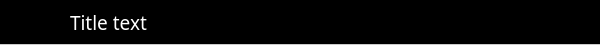
<?xml version="1.0" encoding="UTF-8"?>
<ui version="4.0">
 <class>widget</class>
 <widget class="QWidget" name="widget">
  <property name="geometry">
   <rect>
    <x>0</x>
    <y>0</y>
    <width>600</width>
    <height>45</height>
   </rect>
  </property>
  <property name="windowTitle">
   <string>Form</string>
  </property>
  <property name="styleSheet">
   <string notr="true">#widget {
	background: black;
	border-bottom: 1px solid #CCC
}

* {
	color: white
}</string>
  </property>
  <widget class="QLabel" name="label_folder">
   <property name="geometry">
    <rect>
     <x>10</x>
     <y>10</y>
     <width>25</width>
     <height>25</height>
    </rect>
   </property>
   <property name="font">
    <font>
     <family>Avenir Next LT Pro</family>
     <pointsize>14</pointsize>
    </font>
   </property>
   <property name="styleSheet">
    <string notr="true">color: #CCC</string>
   </property>
   <property name="text">
    <string/>
   </property>
   <property name="pixmap">
    <pixmap resource="../res/main.qrc">:/images/folder.svg</pixmap>
   </property>
   <property name="scaledContents">
    <bool>true</bool>
   </property>
   <property name="alignment">
    <set>Qt::AlignCenter</set>
   </property>
  </widget>
  <widget class="QLabel" name="label_title">
   <property name="geometry">
    <rect>
     <x>70</x>
     <y>15</y>
     <width>300</width>
     <height>15</height>
    </rect>
   </property>
   <property name="font">
    <font>
     <family>Avenir Next LT Pro</family>
     <pointsize>14</pointsize>
    </font>
   </property>
   <property name="styleSheet">
    <string notr="true"/>
   </property>
   <property name="text">
    <string>Title text</string>
   </property>
   <property name="alignment">
    <set>Qt::AlignLeading|Qt::AlignLeft|Qt::AlignVCenter</set>
   </property>
  </widget>
 </widget>
 <resources>
  <include location="../res/main.qrc"/>
 </resources>
 <connections/>
</ui>
